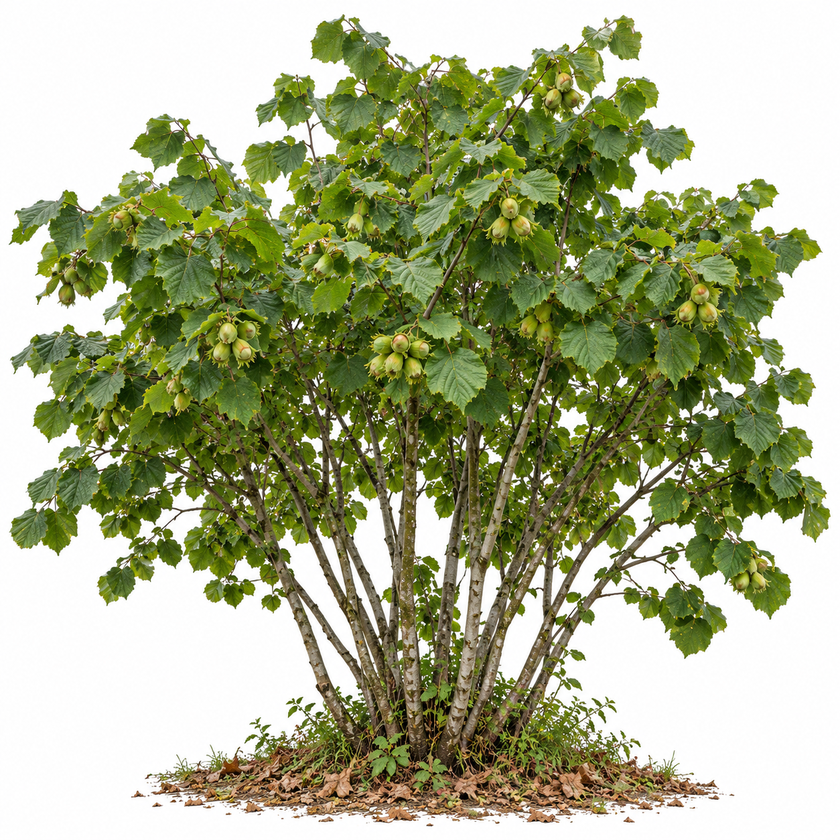
#> input picture assets-src/findik-ocagi-referans.png, 840 x 840 px, shrunk from 1254 x 1254 before the run
$ python fill-edges.py ../assets-src/findik-ocagi-referans.png ../assets-src/findik-ocagi-referans.png
#> lines starting #> are read from the running program, lines starting #| are printed output that depends on the picture
"""Dev: fill a cut-out picture's transparent edges with its own colours spread outwards (blurred, a
little darker and misty), so a map painted as an island covers the whole frame.
fill-edges.py <in.webp> <out.webp>"""
import sys
import numpy as np
from PIL import Image, ImageFilter

src, out = sys.argv[1], sys.argv[2]
im = Image.open(src).convert('RGBA')
a = np.asarray(im, dtype=np.float32) / 255
rgb, alpha = a[..., :3], a[..., 3:4]
#> alpha: shape (840, 840, 1) float32; every value is 1
fill = np.zeros_like(rgb)
have = np.zeros_like(alpha)
# Coarser and coarser blurs of the premultiplied colour, each filling what the finer ones left.
for r in (6, 14, 30, 60, 120, 240):
    pm = Image.fromarray((rgb * alpha * 255).astype(np.uint8)).filter(ImageFilter.GaussianBlur(r))
    al = Image.fromarray((alpha[..., 0] * 255).astype(np.uint8)).filter(ImageFilter.GaussianBlur(r))
    pm = np.asarray(pm, dtype=np.float32) / 255
    al = np.asarray(al, dtype=np.float32)[..., None] / 255
    c = pm / np.maximum(al, 1e-4)
    w = np.clip(al * 4, 0, 1) * (1 - have)
    fill += c * w
    have += w
#> this loop made 6 passes
#> pass 1, `pm = Image.fromarray((rgb * alpha * 255).astype(np.uint8)).filter(Imag..`:
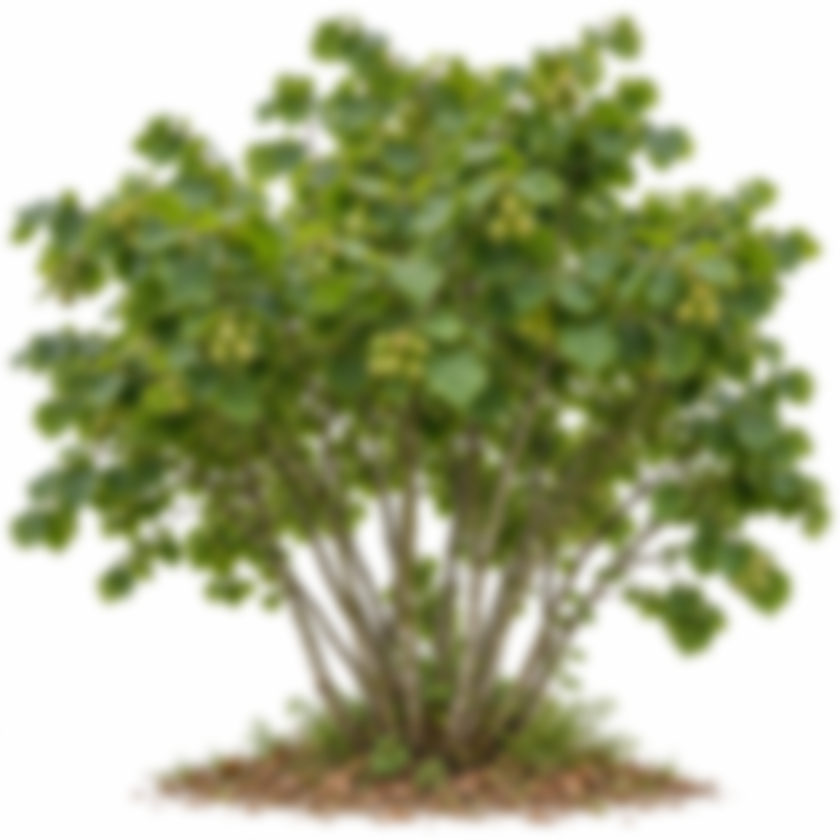
#> pm: PIL image 840x840 RGB; mean R, G, B 167.8, 173.6, 138.1
#> pass 2, `pm = Image.fromarray((rgb * alpha * 255).astype(np.uint8)).filter(Imag..`:
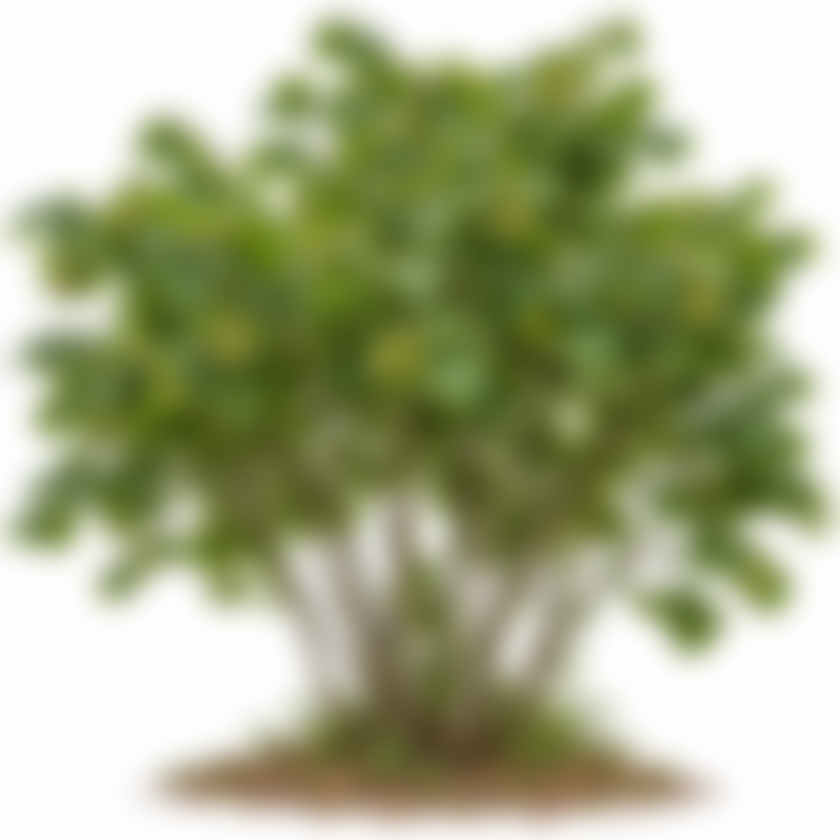
#> pm: PIL image 840x840 RGB; mean R, G, B 167.9, 173.7, 138.1
#> after the loop:
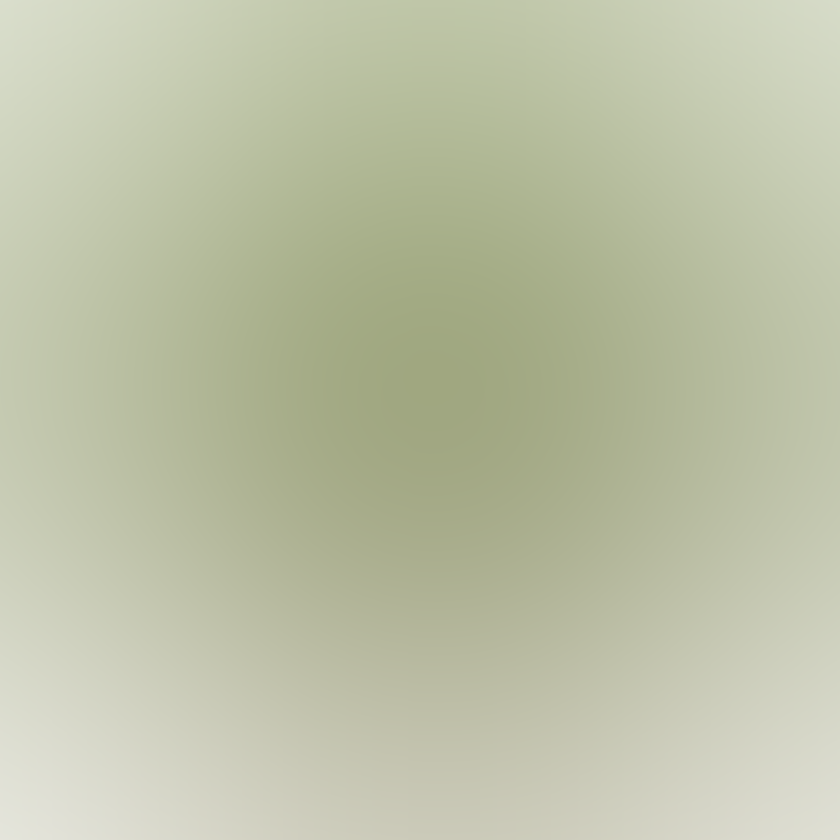
#> pm: shape (840, 840, 3) float32; mean R, G, B 0.739, 0.757, 0.652
fill = fill / np.maximum(have, 1e-4)
# Further from the painting: darker, then misty.
far = 1 - alpha
#> far: shape (840, 840, 1) float32; every value is 0
fill = fill * (1 - 0.25 * far) + np.array([0.80, 0.84, 0.82]) * 0.18 * far
res = rgb * alpha + fill * (1 - alpha)
Image.fromarray((np.clip(res, 0, 1) * 255).astype(np.uint8)).save(out, quality=84, method=6)
print(out)
